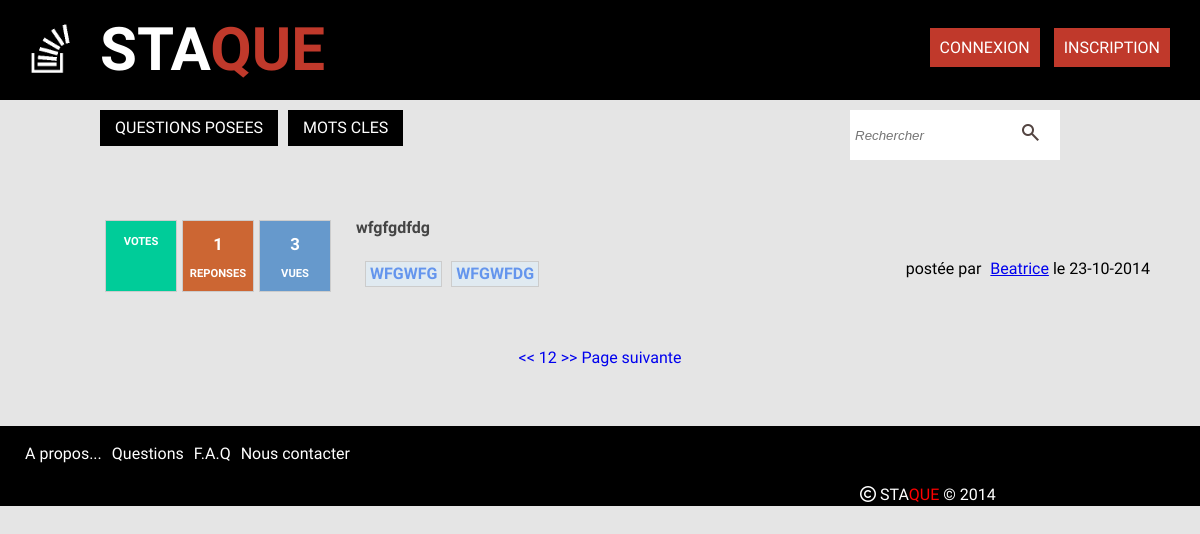
The app's page /questionsByKeyword.php?keyword=wfgwfg with its own data.
### tables this page shows
CREATE TABLE IF NOT EXISTS `questions` (
  `id` int(11) NOT NULL AUTO_INCREMENT,
  `title` varchar(150) NOT NULL,
  `contenu` text NOT NULL,
  `id_user` int(11) NOT NULL,
  `keyword1` varchar(255) NOT NULL,
  `keyword2` varchar(255) DEFAULT NULL,
  `keyword3` varchar(255) DEFAULT NULL,
  `keyword4` varchar(255) DEFAULT NULL,
  `keyword5` varchar(255) DEFAULT NULL,
  `vues` int(11) NOT NULL,
  `dateCreated` datetime NOT NULL,
  `dateModified` datetime NOT NULL,
  PRIMARY KEY (`id`)
);

CREATE TABLE IF NOT EXISTS `users` (
  `id` int(11) NOT NULL AUTO_INCREMENT,
  `name` varchar(255) NOT NULL,
  `avatar` varchar(255) DEFAULT NULL,
  `email` varchar(50) NOT NULL,
  `username` varchar(50) NOT NULL,
  `password` varchar(255) NOT NULL,
  `salt` varchar(50) NOT NULL,
  `token` varchar(50) NOT NULL,
  `dateRegistered` datetime NOT NULL,
  `dateModified` datetime NOT NULL,
  `job` varchar(255) NOT NULL,
  `country` varchar(255) NOT NULL,
  `language` varchar(255) NOT NULL,
  `externallink` varchar(255) DEFAULT NULL,
  `score` int(11) NOT NULL,
  PRIMARY KEY (`id`)
);

### questionsByKeyword.php (the view, shortened to what this page needs)
<?php
  include("db.php");
  include("inc/top.php");
  $key = "";
  if (!empty($_GET['keyword'])){
    $key = $_GET['keyword'];
  }
  $numPerPage = 6;
  $page = 1;
  $direction = "ASC";
$sql="SELECT COUNT(answers.id) AS answCount, questions.id AS questId, questions.title, questions.contenu, questions.id_user AS userId, questions.dateCreated,
  questions.keyword1, questions.keyword2, questions.keyword3, questions.keyword4, questions.keyword5, questions.vues,
  users.id AS idUser, users.name, users.avatar, users.email, users.username, users.password, users.job, users.country, users.language, users.externallink
          FROM questions
          LEFT JOIN answers on questions.id=answers.id_question
          LEFT JOIN users on users.id=questions.id_user
          WHERE keyword1 = :keyword
          OR keyword2 = :keyword
          OR keyword3 = :keyword
          OR keyword4 = :keyword
          OR keyword5 = :keyword
          GROUP BY answers.id_question
          ORDER BY questions.dateCreated DESC
          LIMIT :offset, $numPerPage";
    $stmt=$dbh->prepare($sql);
    $stmt->bindValue(":offset", ($page-1)*$numPerPage, PDO::PARAM_INT);
    $stmt->bindValue(":keyword", $key);
    $stmt->execute();
    $questions=$stmt->fetchAll();
$sql = "SELECT COUNT(*) FROM questions";
    $stmt = $dbh->prepare($sql);
    $stmt->execute();
    $totalNumber = $stmt->fetchColumn();
    $totalPages = ceil($totalNumber / $numPerPage);
?>
<main class="mainContentQuestions">
        <?php
          foreach($questions as $question):
          ?>
        <div class="vote">
        <p><?php echo "VOTES";?></p>
        </div>
        <div class="answer">
        <p><?php echo $question['answCount'];?></p>
        <p>REPONSES</p>
        </div>
        <div class="vue">
        <p><?php echo $question['vues'];?></p>
        <p>VUES</p>
        </div>
        <div class="questions">
          <a href="questionsDetail.php?id=<?php echo $question['questId']; ?>" id="titreQuest"> <?php echo $question['title']; ?>
          </a>
                  <div id="tag">
            <p class="keyword">
              <a href="questionsByKeyword.php?keyword=<?php echo $question['keyword1']; ?>" id="key1" title="Mot-clef 1"><?php echo $question['keyword1']; ?></a>
            </p>
                <?php if(!empty($question['keyword2'])){ ?>
              <p class="keyword">
              <a href="questionsByKeyword.php?keyword=<?php echo $question['keyword2']; ?>" id="key2" title="Mot-clef 2"><?php echo $question['keyword2']; ?>
                </a>
              </p>
              <?php }?>
            <div id="identification">
              <a>postée par<span class="espace"></span></a>
              <?php
              if (empty ($question['name'])){
                echo "profil supprimé";
              }else
              {
               echo "<a href='profile.php?id=".$question['idUser']."'>".$question['name']."</a>";
                }?>
              </a>le <?php
              $unix = strtotime($question['dateCreated']);
                        echo date("d-m-Y", $unix); ?>
            </div>
          </div>
        </div>
        <?php endforeach; ?>
<div id="pagination">
                                    <a href="questionsByKeyword.php?dir=<?php echo strtolower($direction); ?>&<?php echo $_SERVER['QUERY_STRING']; ?>&page=1"><<</a>
                      <?php
                          for($i= ($page-2); $i < ($page+2); $i++){
                            if($i <1 || $i > $totalPages){continue;}
                          echo '<a href="questionsByKeyword.php?dir=' .strtolower($direction) . '&page=' . $i .'">' .$i . '</a>';
                        }
                        ?>
                            <a href="questionsByKeyword.php?dir=<?php echo strtolower($direction); ?>&<?php echo $_SERVER['QUERY_STRING']; ?>&page=<?php echo $totalPages; ?>">>></a>
                      <?php if($page < $totalPages){ ?>
                            <a href="questionsByKeyword.php?page=<?php echo strtolower($direction); ?>&<?php echo $_SERVER['QUERY_STRING']; ?>&page=<?php echo $page + 1 ?>">Page suivante</a>
                      <?php } ?>
                      </div>
</div>
      <?php include("inc/bottom.php"); ?>

### css/style2.css (style rules this page uses)
html, body, div, span, applet, object, iframe, h1, h2, h3, h4, h5, h6, p, blockquote, pre, a, abbr, acronym, address, big, cite, code, del, dfn, em, img, ins, kbd, q, s, samp, small, strike, strong, sub, sup, tt, var, b, u, i, center, dl, dt, dd, ol, ul, li, fieldset, form, label, legend, table, caption, tbody, tfoot, thead, tr, th, td, article, aside, canvas, details, embed, figure, figcaption, footer, header, hgroup, menu, nav, output, ruby, section, summary, time, mark, audio, video { margin: 0; padding: 0; border: 0; font-size: 100%; font: inherit; vertical-align: baseline; }
body { line-height: 1; }
body { font-family: 'Play', sans-serif; background-color:rgba(0,0,0,0.1); }
span { color: #fff; font-size: 1em; }
.espace { background-color: transparent; padding-left:5px; }
.mainContentQuestions { clear: float; width: 1000px; margin-top: 30px; margin-left:auto; margin-right:auto; margin-bottom: 50px; }
.vote, .answer, .vue { width: 70px; height: 70px; float: left; border: 1px solid #ccc; padding-bottom: 0; margin-top: 20px; margin-left: 5px; font-size: 0.7em; font-weight: 700; text-align: center; color: #fff; }
.vote p, .answer p, .vue p { margin-top: 15px; font-weight: 700; }
.vote p:first-child, .answer p:first-child, .vue p:first-child { font-size: 1.5em; }
.vote { background-color: #0c9; }
.answer { background-color: #c63; }
.vue { margin-right: 25px; background-color: #69c; }
.questions { display: block; width: 1000px; height: 100px; padding-top: 20px; padding-left: 50px; }
.questions p a { text-decoration: none; color: #6495ED; font-weight: bold; }
#tag { margin-top: 25px; margin-left: 30px; }
.keyword { border: 1px solid #ccc; color: #3e6d8e; font-weight: bold; display: inline-block; float: left; margin-left: 9px; padding: 4px; background-color: #e0eaf1; text-align: center; text-transform: uppercase; }
#pagination { margin: auto; padding: 30px 10px 10px 10px; text-align: center; }
#pagination a { text-decoration: none; }
#identification { float: right; }
#titreQuest { font-weight: 700; color: #444; text-decoration: none; }

### records on screen
questions: answCount "1", vues "3", title "wfgfgdfdg", keyword1 "WFGWFG", keyword2 "WFGWFDG", id_user.name "Beatrice", dateCreated "23-10-2014"
